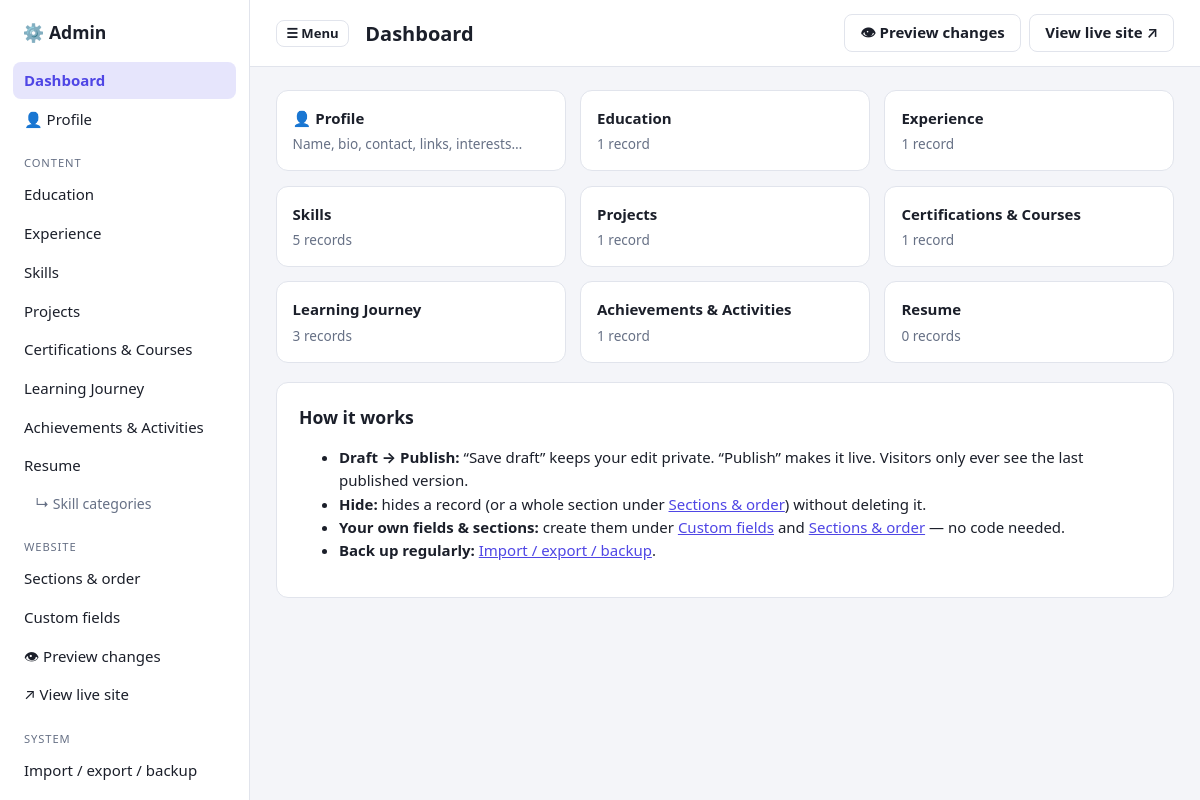
/admin/ (signed in), run on the app's committed database.
### tables this page shows
CREATE TABLE site_sections (
    key      TEXT PRIMARY KEY,
    title    TEXT NOT NULL,
    intro    TEXT NOT NULL DEFAULT '',
    kind     TEXT NOT NULL DEFAULT 'builtin',
    visible  INTEGER NOT NULL DEFAULT 1,
    position INTEGER NOT NULL DEFAULT 0,
    layout   TEXT NOT NULL DEFAULT 'cards'
);

### admin.py (the view)
@bp.route("/")
@login_required
def dashboard():
    conn = db.get_db()
    stats = []
    total_drafts = total_dirty = 0
    for s in nav_sections():
        items = db.list_items(s["key"])
        drafts = sum(1 for i in items if i["status"] == "draft")
        dirty = sum(1 for i in items if i["dirty"])
        total_drafts += drafts
        total_dirty += dirty
        stats.append({"key": s["key"], "title": s["title"], "count": len(items), "drafts": drafts,
                      "dirty": dirty, "hidden": sum(1 for i in items if not i["visible"]),
                      "visible": bool(s["visible"])})
    prof = conn.execute(
        "SELECT COUNT(*) c FROM profile_fields WHERE value IS NOT published_value OR visible!=published_visible"
    ).fetchone()["c"]
    return render_template("admin/dashboard.html", stats=stats, total_drafts=total_drafts,
                           total_dirty=total_dirty, profile_unpublished=prof)

### admin.py (called while the page is built)
def password_set():
    return bool(db.get_setting("admin_password"))

def login_required(view):
    @wraps(view)
    def wrapped(*a, **kw):
        if not password_set():
            return redirect(url_for("admin.setup"))
        if not session.get("admin"):
            return redirect(url_for("admin.login", next=request.path))
        return view(*a, **kw)
    return wrapped

def nav_sections():
    out = []
    for s in db.site_sections():
        if s["kind"] == "profile":
            continue
        out.append(s)
    return out

@bp.context_processor
def admin_ctx():
    return {"nav_sections": nav_sections() if session.get("admin") else []}

### db.py (called while the page is built)
def jload(text, default=None):
    if text is None:
        return default
    try:
        return json.loads(text)
    except (TypeError, ValueError):
        return default

def connect(path):
    conn = sqlite3.connect(path, timeout=15)
    conn.row_factory = sqlite3.Row
    conn.execute("PRAGMA foreign_keys=ON")
    return conn

def get_db():
    if "db" not in g:
        g.db = connect(current_app.config["DB_PATH"])
    return g.db

def get_setting(key, default=""):
    row = get_db().execute("SELECT value FROM settings WHERE key=?", (key,)).fetchone()
    return row["value"] if row and row["value"] is not None else default

def all_settings():
    return {r["key"]: r["value"] for r in get_db().execute("SELECT key,value FROM settings")}

def site_sections(visible_only=False):
    sql = "SELECT * FROM site_sections"
    if visible_only:
        sql += " WHERE visible=1"
    sql += " ORDER BY position, key"
    return [dict(r) for r in get_db().execute(sql)]

def item_from_row(row):
    d = dict(row)
    d["data"] = jload(row["data"], {}) or {}
    d["published_data"] = jload(row["published_data"]) if row["published_data"] is not None else None
    d["dirty"] = row["status"] == "published" and row["data"] != row["published_data"]
    d["visible"] = bool(row["visible"])
    return d

def list_items(section):
    rows = get_db().execute(
        "SELECT * FROM items WHERE section=? ORDER BY position, id", (section,)
    ).fetchall()
    return [item_from_row(r) for r in rows]

### templates/admin/dashboard.html (shortened to what this page needs)
{% extends "admin/base.html" %}
{% block title %}Dashboard{% endblock %}
{% block actions %}
  <a class="btn" href="{{ url_for('admin.preview') }}">👁 Preview changes</a>
  <a class="btn ghost" href="{{ url_for('public.index') }}" target="_blank">View live site ↗</a>
{% endblock %}
{% block content %}
<div class="grid">
  <a class="tile" href="{{ url_for('admin.profile') }}"><strong>👤 Profile</strong><span>Name, bio, contact, links, interests…</span></a>
  {% for s in stats %}
  <a class="tile" href="{{ url_for('admin.section_list', key=s.key) }}">
    <strong>{{ s.title }}</strong>
    <span>{{ s.count }} record{{ '' if s.count == 1 else 's' }}
      {% if not s.visible %}· section hidden{% endif %}</span>
  </a>
  {% endfor %}
</div>
<div class="card">
  <h2>How it works</h2>
  <ul>
    <li><strong>Draft → Publish:</strong> “Save draft” keeps your edit private. “Publish” makes it live. Visitors only ever see the last published version.</li>
    <li><strong>Hide:</strong> hides a record (or a whole section under <a href="{{ url_for('admin.sections') }}">Sections &amp; order</a>) without deleting it.</li>
    <li><strong>Your own fields &amp; sections:</strong> create them under <a href="{{ url_for('admin.fields') }}">Custom fields</a> and <a href="{{ url_for('admin.sections') }}">Sections &amp; order</a> — no code needed.</li>
    <li><strong>Back up regularly:</strong> <a href="{{ url_for('admin.data_page') }}">Import / export / backup</a>.</li>
  </ul>
</div>
{% endblock %}

### templates/admin/base.html (shortened to what this page needs)
<!doctype html>
<html lang="en">
<head>
  <link rel="stylesheet" href="{{ url_for('static', filename='css/admin.css') }}">
</head>
<body class="admin">
{% if is_admin %}
<div class="shell">
  <aside class="side" id="side">
    <div class="brand"><a href="{{ url_for('admin.dashboard') }}">⚙️ Admin</a></div>
    <nav>
      <a href="{{ url_for('admin.dashboard') }}" class="{{ 'on' if request.endpoint == 'admin.dashboard' }}">Dashboard</a>
      <a href="{{ url_for('admin.profile') }}" class="{{ 'on' if request.endpoint == 'admin.profile' }}">👤 Profile</a>
      <div class="group">Content</div>
      {% for s in nav_sections %}
        <a href="{{ url_for('admin.section_list', key=s.key) }}" class="{{ 'on' if request.view_args and request.view_args.get('key') == s.key }}">
          {{ s.title }}{% if not s.visible %} <span class="pill">hidden</span>{% endif %}</a>
      {% endfor %}
      <a href="{{ url_for('admin.section_list', key='skill_categories') }}" class="sub {{ 'on' if request.view_args and request.view_args.get('key') == 'skill_categories' }}">↳ Skill categories</a>
      <div class="group">Website</div>
      <a href="{{ url_for('admin.sections') }}" class="{{ 'on' if request.endpoint == 'admin.sections' }}">Sections &amp; order</a>
      <a href="{{ url_for('admin.fields') }}" class="{{ 'on' if request.endpoint == 'admin.fields' }}">Custom fields</a>
      <a href="{{ url_for('admin.preview') }}">👁 Preview changes</a>
      <a href="{{ url_for('public.index') }}" target="_blank">↗ View live site</a>
      <div class="group">System</div>
      <a href="{{ url_for('admin.data_page') }}" class="{{ 'on' if request.endpoint == 'admin.data_page' }}">Import / export / backup</a>
      <a href="{{ url_for('admin.settings_page') }}" class="{{ 'on' if request.endpoint == 'admin.settings_page' }}">Settings</a>
    </nav>
  </aside>
  <div class="main">
    <header class="top">
      <button class="btn ghost small menu" type="button" onclick="document.getElementById('side').classList.toggle('open')">☰ Menu</button>
      <h1>{% block heading %}{{ self.title() }}{% endblock %}</h1>
      <div class="top-actions">{% block actions %}{% endblock %}</div>
    </header>
    <main class="content">
      {% block content %}{% endblock %}
    </main>
  </div>
</div>
{% endif %}
</body>
</html>

### static/css/admin.css (style rules this page uses)
:root { --bg:#f4f5f9;--panel:#fff;--fg:#1b1f2a;--muted:#667085;--line:#e1e4ec;--accent:#4f46e5;--danger:#dc2626;--ok:#059669;--warn:#d97706 }
* { box-sizing:border-box }
body.admin { margin:0;background:var(--bg);color:var(--fg);font:15px/1.55 system-ui,-apple-system,"Segoe UI",Roboto,sans-serif }
a { color:var(--accent) }
.shell { display:grid;grid-template-columns:250px 1fr;min-height:100vh }
.side { background:var(--panel);border-right:1px solid var(--line);padding:1rem .8rem;position:sticky;top:0;height:100vh;overflow:auto;display:flex;flex-direction:column }
.brand { font-weight:700;font-size:1.1rem;padding:.2rem .6rem 1rem }
.brand a { text-decoration:none;color:var(--fg) }
.side nav { display:flex;flex-direction:column;gap:2px;flex:1 }
.side nav a { padding:.42rem .7rem;border-radius:8px;text-decoration:none;color:var(--fg) }
.side nav a.on { background:color-mix(in srgb,var(--accent) 14%,transparent);color:var(--accent);font-weight:600 }
.side nav a.sub { padding-left:1.4rem;font-size:.88rem;color:var(--muted) }
.group { font-size:.7rem;text-transform:uppercase;letter-spacing:.08em;color:var(--muted);padding:.9rem .7rem .2rem }
.main { min-width:0 }
.top { display:flex;align-items:center;gap:1rem;padding:.9rem 1.6rem;border-bottom:1px solid var(--line);background:var(--panel);flex-wrap:wrap;position:sticky;top:0;z-index:5 }
.top h1 { font-size:1.25rem;margin:0;flex:1 }
.top-actions { display:flex;gap:.5rem;flex-wrap:wrap }
.menu { display:none }
.content { padding:1.4rem 1.6rem 5rem;max-width:1100px }
.card { background:var(--panel);border:1px solid var(--line);border-radius:12px;padding:1.2rem 1.4rem;margin-bottom:1.2rem }
.card h2 { margin:.1rem 0 .8rem;font-size:1.1rem }
.btn { display:inline-block;padding:.5rem .95rem;border-radius:8px;border:1px solid var(--line);background:var(--panel);color:var(--fg);cursor:pointer;text-decoration:none;font:inherit;font-weight:600;line-height:1.3 }
.btn.ghost { background:transparent }
.btn.small { padding:.25rem .6rem;font-size:.82rem }
.grid { display:grid;grid-template-columns:repeat(auto-fill,minmax(220px,1fr));gap:.9rem;margin-bottom:1.2rem }
.tile { display:flex;flex-direction:column;gap:.2rem;background:var(--panel);border:1px solid var(--line);border-radius:12px;padding:1rem;text-decoration:none;color:var(--fg) }
.tile span { color:var(--muted);font-size:.85rem }

### data on the page
site_sections: title "Education", count "1"
site_sections: title "Experience", count "1"
site_sections: title "Skills", count "5", count "s"
site_sections: title "Projects", count "1"
site_sections: title "Certifications & Courses", count "1"
site_sections: title "Learning Journey", count "3", count "s"
site_sections: title "Achievements & Activities", count "1"
site_sections: title "Resume", count "0", count "s"
